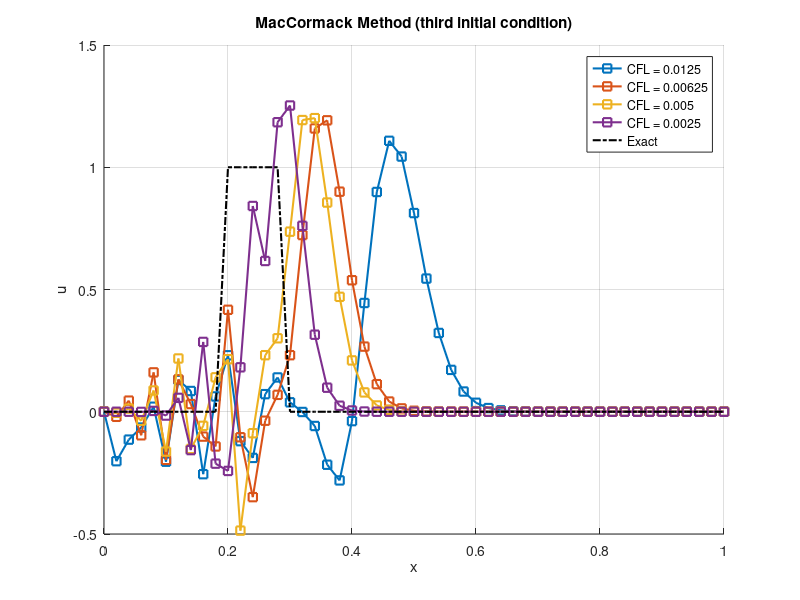

This figure's MATLAB source:
clc, clear, close all ;

%% third initial conditions 

   
dts=[0.00050,0.00025,0.00020,0.00010];
for i = 1 : length(dts)
  t = 0.0 ;
  dt = dts(i) ;
  nt = 1000 ;
    
  L = 1.0 ;
  dx = L/50.0 ;
  dxx = 2.0*dx ;
  a = 0.5 ;
  
  x = 0.0 : dx : L ;
  nx = length(x) ;
  
  CFL = [a*dts(1)/dx, a*dts(2)/dx, a*dts(3)/dx, a*dts(4)/dx] ;  
  
  %% initial condition
  for ix = 1 : nx
      if (x(ix)>=0.0 && x(ix)<0.2)
          u(ix) = 0.0 ;
      elseif (x(ix)>=0.2 && x(ix)<0.3)
          u(ix) = 1.0 ;
      else
          u(ix) = 0.0 ;      
      end
  end 
  
for it = 1 : nt
      for ix = 2 : nx-1
         us(ix) = u(ix) - a*dt*(u(ix+1)-u(ix))/dx ; 
      end
      
     for ix = 2 : nx-1
         u(ix) = 0.5*((u(ix)+us(ix)) - a*dt*(us(ix)-us(ix-1))/dx) ; 
     end
      
  for ix = 1 : nx
      if (x(ix)>=0.0 && x(ix)<0.2)
          u_exact(ix) = 0.0 ;
      elseif (x(ix)>=0.2 && x(ix)<0.3)
          u_exact(ix) = 1.0 ;
      else
          u_exact(ix) = 0.0 ;      
      end
  end 
     
end
  
    hold on
    grid on
    plot (x,u,'-s','linewidth',1.5)
    xlabel x
    ylabel u
    title 'MacCormack Method (third initial condition)'
  
end
plot(x,u_exact,'-.k','linewidth',1.5)
legend('CFL = 0.0125','CFL = 0.00625','CFL = 0.005','CFL = 0.0025', 'Exact')

   for ix = 1 : nx
       error(ix) = abs(u(ix)-u_exact(ix)) ;
     fprintf('\n x: %f  Numerical u: %f  Analytical u: %f Error: %f \n', x(ix), u(ix), u_exact(ix), error(ix))
   end


   